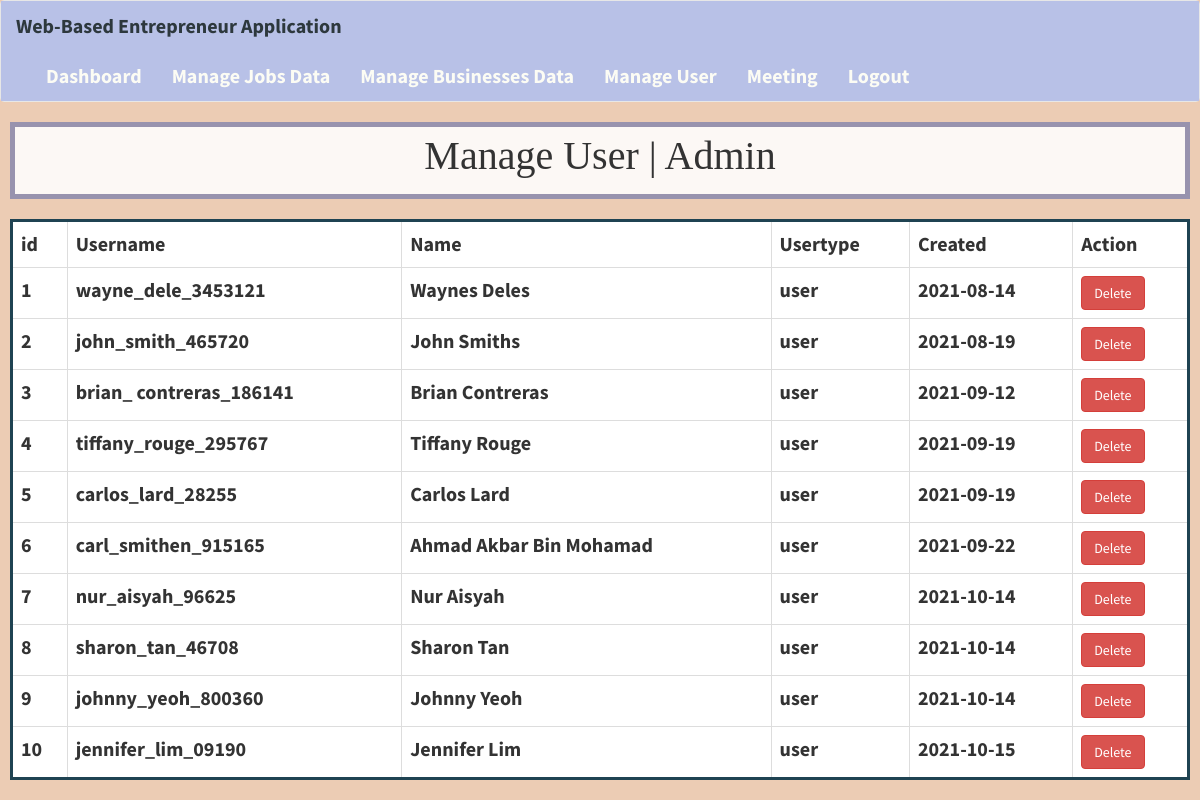
Page /manageUser.php (signed in) on the committed database.
### tables this page shows
CREATE TABLE `users` (
  `user_id` int(11) NOT NULL,
  `f_name` text NOT NULL,
  `l_name` text NOT NULL,
  `user_name` text NOT NULL,
  `describe_user` varchar(255) NOT NULL,
  `job_field` text NOT NULL,
  `user_pass` varchar(255) NOT NULL,
  `user_email` varchar(255) NOT NULL,
  `user_country` text NOT NULL,
  `user_gender` text NOT NULL,
  `user_birthday` text NOT NULL,
  `user_image` varchar(255) NOT NULL,
  `user_cover` varchar(255) NOT NULL,
  `user_reg_date` date NOT NULL DEFAULT current_timestamp(),
  `status` text NOT NULL,
  `posts` text NOT NULL,
  `recovery_account` varchar(255) NOT NULL,
  `usertype` varchar(100) NOT NULL,
  `admin_id` int(11) NOT NULL
);

### manageUser.php (the view, shortened to what this page needs)
<!DOCTYPE html>
<?php
include("includes/headerAdmin.php");
?>
<html>
<head>
	 <link rel="stylesheet" href="bootstrap1/bootstrap/dist/css/bootstrap.min.css">
	<link rel="stylesheet" type="text/css" href="style/table.css">
</head>
<body>
<div class="card-body" style="padding-left: 10px;padding-right: 10px;">
        <div class="title">
        <p>Manage User | Admin</p>
        </div>
        <br>
        <table class="table table-bordered text-center" style="background-color: #fff; font-size:20px;border:3px solid #1f4352;">
        <tr>
            <th>id</th>
            <th>Username</th>
            <th>Name</th>
            <th>Usertype</th>
            <th>Created</th>
            <th>Action</th>
        </tr>
       <?php
        $get_user1 = "select * from users ";
        $run_user1 = mysqli_query($con,$get_user1);
        while($row_user = mysqli_fetch_array($run_user1)){
            $user_id = $row_user['user_id'];
            $f_name = $row_user['f_name'];
            $l_name = $row_user['l_name'];
            $username = $row_user['user_name'];
            $usertype = $row_user['usertype'];
            $reg_date = $row_user['user_reg_date'];
            echo "
            <tr>
                <th>$user_id </th>
                <th>$username</th>
                <th>$f_name $l_name</th>
                <th>$usertype</th>
                <th>$reg_date</th>
                <th>
                    <a href='functions/deleteUser.php?user_id=$user_id' style=''><button class='btn btn-danger'>Delete</button></a>
                </th>
            </tr>
            ";
        }
       ?>
    </table>
    </div>
</body>
</html>

### style/table.css (style rules this page uses)
*, *:before, *:after { box-sizing:border-box; }
body { font-family:'Source Sans Pro', sans-serif; margin:0; }
.table { width:100%; border:1px solid black; }

### manageUser.php (style rules this page uses)
body { background-color: #ecccb4; }
.title { text-align: center; border: 5px solid #9893ae; font-size: 40px; background-color: #fcf8f5; font-family:Cambria, Cochin, Georgia, Times, 'Times New Roman', serif; }

### rows in the picture
users: user_id "1", user_name "wayne_dele_3453121", f_name "Waynes", l_name "Deles", usertype "user", user_reg_date "2021-08-14"
users: user_id "2", user_name "john_smith_465720", f_name "John", l_name "Smiths", usertype "user", user_reg_date "2021-08-19"
users: user_id "3", user_name "brian_ contreras_186141", f_name "Brian", l_name "Contreras", usertype "user", user_reg_date "2021-09-12"
users: user_id "4", user_name "tiffany_rouge_295767", f_name "Tiffany", l_name "Rouge", usertype "user", user_reg_date "2021-09-19"
users: user_id "5", user_name "carlos_lard_28255", f_name "Carlos", l_name "Lard", usertype "user", user_reg_date "2021-09-19"
users: user_id "6", user_name "carl_smithen_915165", f_name "Ahmad Akbar", l_name "Bin Mohamad", usertype "user", user_reg_date "2021-09-22"
users: user_id "7", user_name "nur_aisyah_96625", f_name "Nur", l_name "Aisyah", usertype "user", user_reg_date "2021-10-14"
users: user_id "8", user_name "sharon_tan_46708", f_name "Sharon", l_name "Tan", usertype "user", user_reg_date "2021-10-14"
users: user_id "9", user_name "johnny_yeoh_800360", f_name "Johnny", l_name "Yeoh", usertype "user", user_reg_date "2021-10-14"
users: user_id "10", user_name "jennifer_lim_09190", f_name "Jennifer", l_name "Lim", usertype "user", user_reg_date "2021-10-15"
